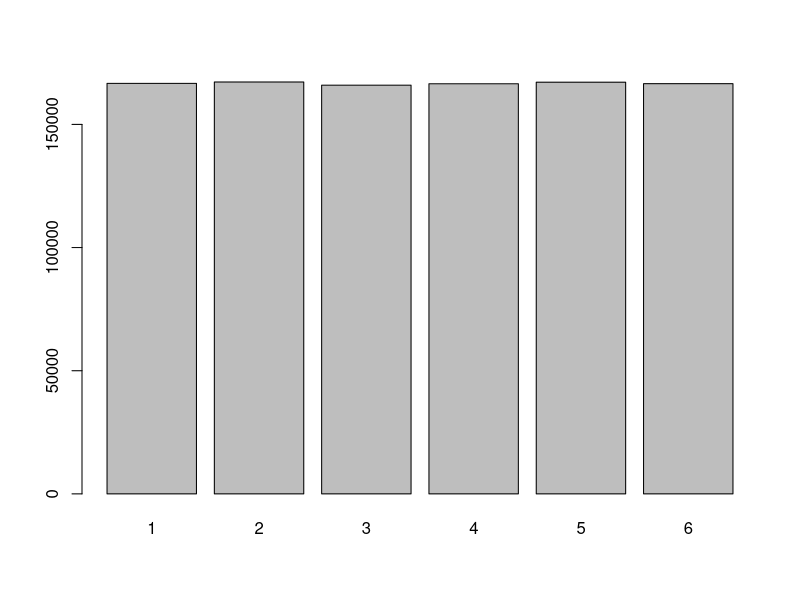

This chart was generated by the following R code:
#operações 
2 + 5 #soma
2 - 3 #subtração 
2 * 3 #multiplicação
40/5 #divisão
3 ** 2 #potenciação (também pode usar o ^)
10 %% 3 #resto da divisão 

#atribuindo valores
#Variável não pode começar com número e nem com caracter especial 
a <- 3*2 #(poderia também utilizar o =) 
4*3 ->b 
class(a)
class(1) 

d <- TRUE
class(d) 

d + a 
FALSE + a
TRUE + TRUE
TRUE + FALSE/FALSE
TRUE/FALSE

v1 <- 4 + 3
V1 <-3 + 90

x <- "teste"
class(x)

#criando vetores
x1 <- c(3,10,78)
#tamanho 
length(x1)

#soma
sum(x1)

#média 
mean(x1)

c(1,6,"teste")

#extraindo valores das posições do vetor 
x1[2]
x1[c(2,3,2,1)]

#combinando um vetor com mais elementos 
x2 <- c(x1,67,90)
x2
x2 < 70
sum(x2<70) 
sum(x2[x2<70])
x2<70
sum(x2 < 70)

x2 > 54
x2 == 10
x2 != 10
!TRUE
TRUE | FALSE #Ou
TRUE & FALSE #e 

?sample

dado <- sample(x = 1:6, size = 1000000, replace = TRUE)
dado
#quantas vezes o número 3 foi sorteado 
sum(dado == 3)

table(dado)
barplot(table(dado))
